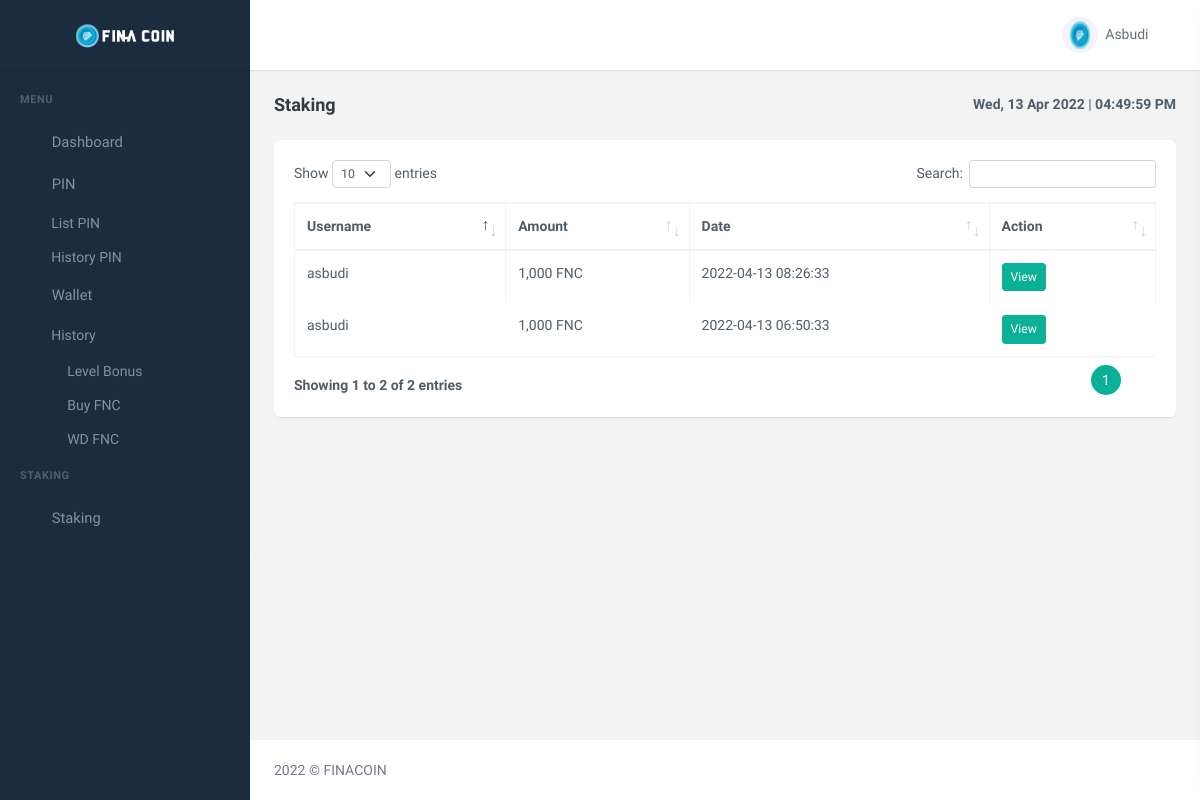
The app's page /user/staking.php (signed in) with its own data.
### tables this page shows
CREATE TABLE `member_fina` (
  `id_member` int(11) NOT NULL,
  `tgl_join_member` timestamp NOT NULL DEFAULT current_timestamp(),
  `username_member` varchar(20) NOT NULL,
  `fnc_member` varchar(100) DEFAULT NULL,
  `bonus_staking_member` varchar(250) DEFAULT NULL,
  `nama_lengkap_member` varchar(100) DEFAULT NULL,
  `sponsor_member` varchar(20) NOT NULL,
  `email_member` varchar(250) NOT NULL,
  `status_suspend_member` enum('SUSPEND','UNSUSPEND') NOT NULL DEFAULT 'UNSUSPEND',
  `number_phone_member` int(16) DEFAULT NULL,
  `pin_transaksi_member` varchar(250) NOT NULL DEFAULT '$2y$10$e8rE0e2yEpqVRiXrJioxYuEx5gf9wcVsyf7YKt1WjMjpPcyJU.KK2',
  `password_member` varchar(250) NOT NULL,
  `status_member` enum('FREE','PAID') NOT NULL DEFAULT 'FREE'
);

CREATE TABLE `staking_member_fina` (
  `id_staking` int(11) NOT NULL,
  `member_staking` varchar(20) NOT NULL,
  `jumlah_fnc_staking` double NOT NULL,
  `tgl_staking` timestamp NOT NULL DEFAULT current_timestamp()
);

### user/helpper/function.php (called while the page is built, shortened)
<?php
function dateFormatter($date){
    $array_date = explode("-", $date);
    $day = explode(" ",$array_date[2]);
    $month = $array_date[1];
    $year = $array_date[0];
    switch($month){
        case 4:
            return $day[0]." Apr ".$year;
            break;
    }
}
?>

### user/staking.php (the view, shortened to what this page needs)
<?php
require_once "helpper/function.php";
$querymaxx = "SELECT * FROM max_stacking WHERE id='1'";
$resultmaxx = mysqli_query($conn, $querymaxx);
$rowmaxx = mysqli_fetch_assoc($resultmaxx);
$max = $rowmaxx['persen'];
$querylogin = "SELECT * FROM member_fina WHERE username_member='".$_SESSION['username_user']."'";
$resultlogin = mysqli_query($conn, $querylogin);
$rowlogin = mysqli_fetch_assoc($resultlogin);
$username = $rowlogin['username_member'];
?>
<!DOCTYPE html>
<html lang="en">
  <head>
    <link
      href="assets/css/bootstrap.min.css"
      id="bootstrap-style"
      rel="stylesheet"
      type="text/css"
    />
    <link href="assets/css/icons.min.css" rel="stylesheet" type="text/css" />
    <link
      href="assets/css/app.min.css"
      id="app-style"
      rel="stylesheet"
      type="text/css"
    />
    <link
      href="assets/libs/datatables.net-bs4/css/dataTables.bootstrap4.min.css"
      rel="stylesheet"
      type="text/css"
    />
    <link
      href="assets/libs/datatables.net-buttons-bs4/css/buttons.bootstrap4.min.css"
      rel="stylesheet"
      type="text/css"
    />
    <link
      href="assets/libs/datatables.net-responsive-bs4/css/responsive.bootstrap4.min.css"
      rel="stylesheet"
      type="text/css"
    />
  </head>
  <body data-sidebar="dark">
    <div id="layout-wrapper">
      <header id="page-topbar">
        <div class="navbar-header">
          <div class="d-flex">
            <div class="navbar-brand-box text-center">
              <a href="index" class="logo logo-light">
                <span class="logo-lg">
                  <img
                    src="assets/images/logo-light.png"
                    alt="logo-light"
                    height="24"
                  />
                </span>
              </a>
            </div>
            <button
              type="button"
              class="btn btn-sm px-3 font-size-24 header-item waves-effect"
              id="vertical-menu-btn"
            >
            </button>
          </div>
          <div class="d-flex">
            <div class="dropdown d-none d-lg-inline-block ms-1">
              <button
                type="button"
                class="btn header-item noti-icon waves-effect"
                data-toggle="fullscreen"
              >
              </button>
            </div>
            <?php require_once "user-aksi.php" ?>
            <div class="dropdown d-inline-block">
              <button
                type="button"
                class="btn header-item noti-icon right-bar-toggle waves-effect"
              >
              </button>
            </div>
          </div>
        </div>
      </header>
      <?php require_once "menu.php" ?>
      <div class="main-content">
        <div class="page-content">
          <div class="container-fluid">
            <div class="row">
              <div class="col-12">
                <div
                  class="
                    page-title-box
                    d-sm-flex
                    align-items-center
                    justify-content-between
                  "
                >
                  <h4 class="mb-sm-0">Staking</h4>
                  <div class="page-title-right">
                    <ol class="breadcrumb m-0">
                      <li class="breadcrumb-item">
                        <span><b><?= date('D').", ".dateFormatter(date("Y-m-d")) ?></b> | <b id="time"></b></span>
                      </li>
                    </ol>
                  </div>
                </div>
              </div>
            </div>
            <div class="row">
              <div class="col-12 col-sm-12">
                <div class="card">
                  <div class="card-body">
                    <?php
                    $display = "block";
                    $querychck = "SELECT * FROM staking_member_fina WHERE member_staking='$username'";
                    $resultcheck = mysqli_query($conn, $querychck);
                    if(mysqli_num_rows($resultcheck) > 0){
                      while($rowStaking=mysqli_fetch_assoc($resultcheck)){
                        $id = $rowStaking['id_staking'];
                        $fnc = $rowStaking['jumlah_fnc_staking'];
                        $maxstacking = $fnc*($max/100);
                        $jumSt = 0;
                        $queryStoryForMax = "SELECT fnc_story FROM story_staking_fina WHERE id_staking='$id'";
                        $resulStoryForMax = mysqli_query($conn, $queryStoryForMax);
                        while($rowSt=mysqli_fetch_assoc($resulStoryForMax)){
                          $jumSt += $rowSt['fnc_story'];
                        }
                        if($maxstacking == $jumSt){
                          continue;
                        }else{
                          $display = "none";
                          break;
                        }
                      }
                    }
                    ?>
                    <form style="display: <?= $display ?>;" action="<?= htmlspecialchars($_SERVER["PHP_SELF"]); ?>" method="post">
                      <div class="row g-3 mb-3">
                      </div>
                    </form>
                    <table id="datatable" class="table table-hover table-bordered dt-responsive nowrap" style="border-collapse: collapse; border-spacing: 0; width: 100%;" >
                      <thead>
                        <tr>
                          <th>Username</th>
                          <th>Amount</th>
                          <th>Date</th>
                          <th>Action</th>
                        </tr>
                      </thead>
                      <tbody>
                        <?php
                        $querystaking = "SELECT * FROM staking_member_fina WHERE member_staking='$username' ORDER BY tgl_staking DESC";
                        $Resultstaking = mysqli_query($conn, $querystaking);
                        while($rowStaking = mysqli_fetch_assoc($Resultstaking)){
                        ?>
                        <tr>
                          <td><?= $rowStaking['member_staking'] ?></td>
                          <td><?= number_format($rowStaking['jumlah_fnc_staking']) ?> FNC</td>
                          <td><?= $rowStaking['tgl_staking'] ?></td>
                          <td>
                            <div class="btn-group btn-group-toggle mt-2 mt-lg-0" data-bs-toggle="buttons">
                              <div class="me-1">
                                <a href="#viewstory<?= $rowStaking['id_staking'] ?>" data-bs-toggle="modal" class="btn btn-primary btn-sm" data-bs-toggle="tooltip" data-bs-placement="top" title="Story Staking">
                                  View
                                </a>
                              </div>
                            </div>
                          </td>
                        </tr>
                        <?php } ?>
                      </tbody>
                    </table>
                  </div>
                </div>
              </div>
            </div>
          </div>
        </div>
        <footer class="footer">
          <div class="container-fluid">
            <div class="row">
              <div class="col-sm-6">
                © FINACOIN
              </div>
            </div>
          </div>
        </footer>
      </div>
    </div>
  </body>
</html>

### user/user-aksi.php (shortened to what this page needs)
<div class="dropdown d-inline-block user-dropdown">
  <button
    type="button"
    class="btn header-item waves-effect"
    id="page-header-user-dropdown"
    data-bs-toggle="dropdown"
    aria-haspopup="true"
    aria-expanded="false"
  >
    <img
      class="rounded-circle header-profile-user"
      src="assets/images/logo-sm.png"
      alt="Header Avatar"
    />
    <span class="d-none d-xl-inline-block ms-1"><?= ucfirst($username) ?></span>
  </button>
</div>

### user/staking.php (style rules this page uses)
body { background-image: url(./assets/bg-body.jpg); background-repeat: no-repeat; background-size: cover; background-position: center; }

### records on screen
member_fina: username_member "Asbudi"
staking_member_fina: member_staking "asbudi", jumlah_fnc_staking "1,000", tgl_staking "2022-04-13 08:26:33"
staking_member_fina: member_staking "asbudi", jumlah_fnc_staking "1,000", tgl_staking "2022-04-13 06:50:33"
